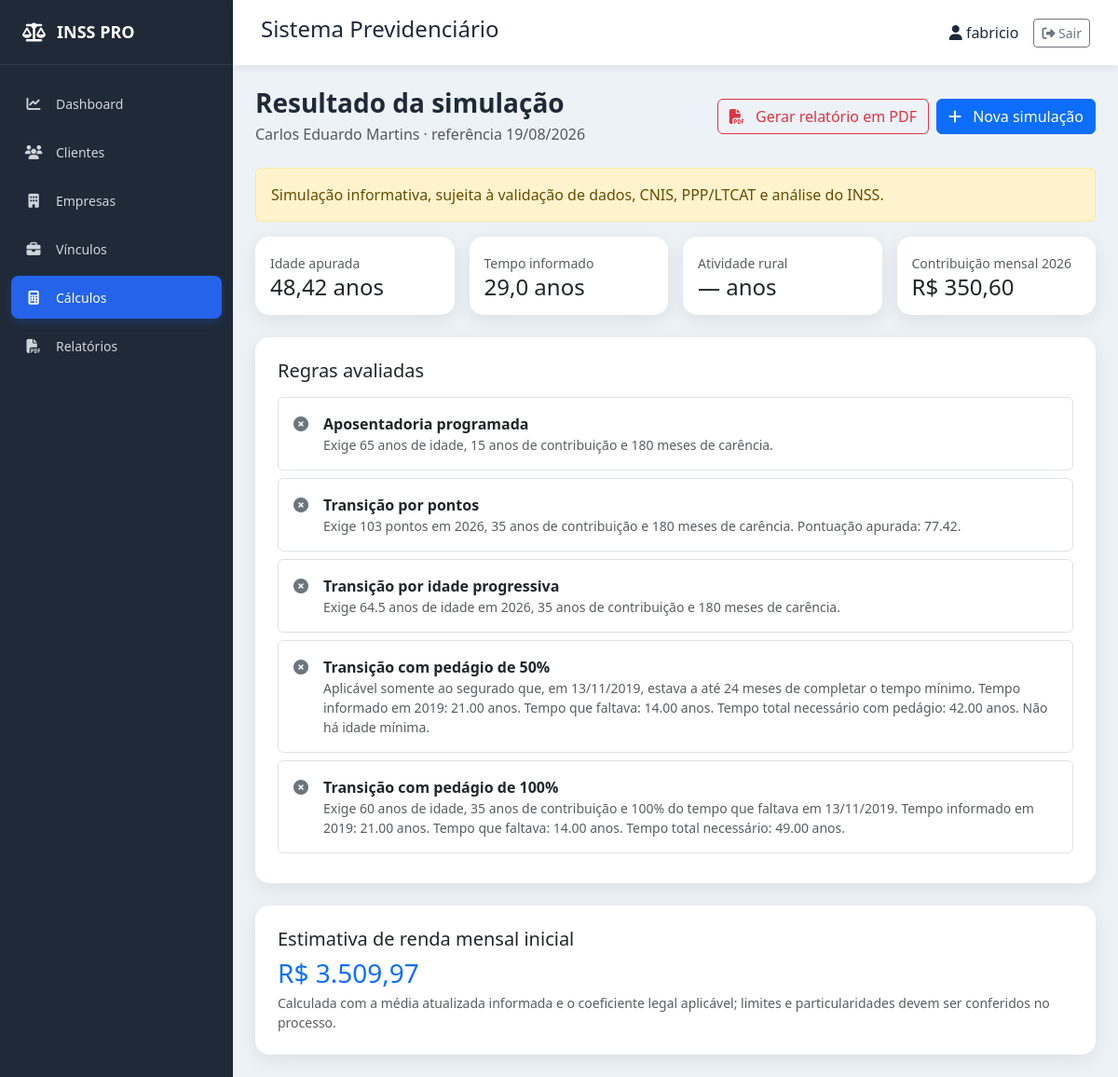
The app's page /calculos/3/ (signed in) with its own data.
### calculos/models.py (models this page shows, shortened)
class Simulacao(models.Model):
    CATEGORIAS = [
        (
            "EMPREGADO",
            "Empregado, doméstico ou avulso",
        ),
        (
            "INDIVIDUAL",
            "Contribuinte individual (20%)",
        ),
        (
            "SIMPLIFICADO",
            "Facultativo / plano simplificado (11%)",
        ),
        (
            "MEI",
            "MEI / facultativo baixa renda (5%)",
        ),
    ]
    cliente = models.ForeignKey(
        Cliente,
        on_delete=models.PROTECT,
        related_name="simulacoes",
    )
    data_referencia = models.DateField()
    filiado_antes_reforma = models.BooleanField(
        default=False
    )
    carencia_meses = models.PositiveIntegerField(
        help_text="Quantidade de contribuições válidas para carência."
    )
    contribuicao_meses = models.PositiveIntegerField(
        help_text="Tempo total de contribuição em meses."
    )
    contribuicao_em_2019_meses = models.PositiveIntegerField(
        default=0,
        help_text="Tempo de contribuição apurado em 13/11/2019."
    )
    salario_medio_atualizado = models.DecimalField(
        max_digits=12,
        decimal_places=2,
        blank=True,
        null=True,
        help_text="Média já atualizada monetariamente pelo CNIS."
    )
    categoria = models.CharField(
        max_length=15,
        choices=CATEGORIAS,
        default="EMPREGADO",
    )
    salario_contribuicao = models.DecimalField(
        max_digits=12,
        decimal_places=2,
        blank=True,
        null=True,
    )
    grau_exposicao = models.PositiveSmallIntegerField(
        choices=[
            (15, "15 anos"),
            (20, "20 anos"),
            (25, "25 anos"),
        ],
        blank=True,
        null=True,
    )
    exposicao_especial_meses = models.PositiveIntegerField(
        default=0,
        help_text="Tempo de efetiva exposição, em meses."
    )
    ppp_comprovado = models.BooleanField(
        default=False,
        help_text="PPP/LTCAT válido para os períodos especiais."
    )
    atividade_rural_meses = models.PositiveIntegerField(
        default=0,
        help_text="Meses de atividade rural comprovável."
    )
    tempo_hibrido_meses = models.PositiveIntegerField(
        default=0,
        help_text="Total de meses urbanos e rurais para a modalidade híbrida."
    )
    comprovacao_rural = models.BooleanField(
        default=False,
        help_text="Documentos/autodeclaração rural disponíveis."
    )
    magisterio_meses = models.PositiveIntegerField(
        default=0,
        help_text="Tempo exclusivo de magistério na educação básica, em meses."
    )
    magisterio_em_2019_meses = models.PositiveIntegerField(
        default=0
    )
    comprovacao_magisterio = models.BooleanField(
        default=False
    )
    grau_deficiencia = models.CharField(
        max_length=10,
        choices=[
            ("LEVE", "Leve"),
            ("MODERADA", "Moderada"),
            ("GRAVE", "Grave"),
        ],
        blank=True,
    )
    deficiencia_meses = models.PositiveIntegerField(
        default=0,
        help_text="Tempo de contribuição na condição de pessoa com deficiência."
    )
    deficiencia_reconhecida = models.BooleanField(
        default=False,
        help_text="Grau reconhecido em avaliação médico-social do INSS."
    )
    resultado = models.JSONField(
        default=dict,
        editable=False,
    )
    criado_em = models.DateTimeField(
        auto_now_add=True
    )
    class Meta:
        ordering = ["-criado_em"]
        verbose_name = "Simulação"
        verbose_name_plural = "Simulações"

### clientes/models.py (models this page shows)
class Cliente(models.Model):
    SEXO = [
        ("M", "Masculino"),
        ("F", "Feminino"),
    ]
    ESTADO_CIVIL = [
        ("Solteiro", "Solteiro"),
        ("Casado", "Casado"),
        ("Divorciado", "Divorciado"),
        ("Viúvo", "Viúvo"),
        ("União Estável", "União Estável"),
    ]
    nome = models.CharField(
        max_length=200
    )
    cpf = models.CharField(
        max_length=14,
        unique=True
    )
    rg = models.CharField(
        max_length=20,
        blank=True
    )
    nascimento = models.DateField()
    sexo = models.CharField(
        max_length=1,
        choices=SEXO
    )
    estado_civil = models.CharField(
        max_length=20,
        choices=ESTADO_CIVIL,
        blank=True
    )
    telefone = models.CharField(
        max_length=20,
        blank=True
    )
    celular = models.CharField(
        max_length=20,
        blank=True
    )
    email = models.EmailField(
        blank=True
    )
    cep = models.CharField(
        max_length=10,
        blank=True
    )
    endereco = models.CharField(
        max_length=200,
        blank=True
    )
    numero = models.CharField(
        max_length=10,
        blank=True
    )
    complemento = models.CharField(
        max_length=100,
        blank=True
    )
    bairro = models.CharField(
        max_length=100,
        blank=True
    )
    cidade = models.CharField(
        max_length=100,
        blank=True
    )
    estado = models.CharField(
        max_length=2,
        blank=True
    )
    pis = models.CharField(
        max_length=20,
        blank=True
    )
    beneficio = models.CharField(
        max_length=30,
        blank=True
    )
    observacoes = models.TextField(
        blank=True
    )
    criado_em = models.DateTimeField(
        auto_now_add=True
    )
    atualizado_em = models.DateTimeField(
        auto_now=True
    )
    class Meta:
        ordering = ["nome"]
        verbose_name = "Cliente"
        verbose_name_plural = "Clientes"
    def __str__(self):
        return self.nome

### calculos/views.py (the view)
# urls.py: path("calculos/<int:pk>/", views.detalhe, name="detalhe"),
def detalhe(request, pk):
    simulacao = get_object_or_404(
        Simulacao.objects.select_related("cliente"),
        pk=pk,
    )
    return render(
        request,
        "calculos/detalhe.html",
        {
            "simulacao": simulacao,
        },
    )

### calculos/templatetags/moeda.py (called while the page is built)
@register.filter
def moeda_br(valor):
    if valor in (None, ""):
        return ""
    try:
        numero = Decimal(str(valor))
        if not numero.is_finite():
            return ""
    except (InvalidOperation, TypeError, ValueError):
        return str(valor)
    texto = f"{numero:,.2f}"
    return texto.replace(",", "X").replace(".", ",").replace("X", ".")

### templates/calculos/detalhe.html
{% extends "base.html" %}
{% load moeda %}
{% block content %}
<div class="page-header d-flex flex-wrap justify-content-between align-items-center gap-3 mb-4">
    <div>
        <h1 class="h3 mb-1">Resultado da simulação</h1>
        <p class="text-muted mb-0">
            {{ simulacao.cliente }} · referência
            {{ simulacao.data_referencia|date:"d/m/Y" }}
        </p>
    </div>
    <div class="d-flex gap-2">
        <a
            href="{% url 'calculos:relatorio' simulacao.pk %}"
            target="_blank"
            rel="noopener"
            class="btn btn-outline-danger"
        >
            <i class="fa-solid fa-file-pdf me-2"></i>
            Gerar relatório em PDF
        </a>
        <a href="{% url 'calculos:nova' %}" class="btn btn-primary">
            <i class="fa-solid fa-plus me-2"></i>
            Nova simulação
        </a>
    </div>
</div>
<div class="alert alert-warning">
    Simulação informativa, sujeita à validação de dados, CNIS, PPP/LTCAT
    e análise do INSS.
</div>
<div class="row g-3 mb-4">
    <div class="col-md-3">
        <div class="card content-card">
            <div class="card-body">
                <small class="text-muted">Idade apurada</small>
                <h2 class="h4 mb-0">
                    {{ simulacao.resultado.idade_anos }} anos
                </h2>
            </div>
        </div>
    </div>
    <div class="col-md-3">
        <div class="card content-card">
            <div class="card-body">
                <small class="text-muted">Tempo informado</small>
                <h2 class="h4 mb-0">
                    {{ simulacao.resultado.anos_contribuicao }} anos
                </h2>
            </div>
        </div>
    </div>
    <div class="col-md-3">
        <div class="card content-card">
            <div class="card-body">
                <small class="text-muted">Atividade rural</small>
                <h2 class="h4 mb-0">
                    {{ simulacao.resultado.anos_rural|default:"—" }} anos
                </h2>
            </div>
        </div>
    </div>
    <div class="col-md-3">
        <div class="card content-card">
            <div class="card-body">
                <small class="text-muted">Contribuição mensal 2026</small>
                <h2 class="h4 mb-0">
                    {% if simulacao.resultado.contribuicao_mensal %}
                        R$ {{ simulacao.resultado.contribuicao_mensal|moeda_br }}
                    {% else %}
                        —
                    {% endif %}
                </h2>
            </div>
        </div>
    </div>
</div>
<div class="card content-card mb-4">
    <div class="card-body p-4">
        <h2 class="h5 mb-3">Regras avaliadas</h2>
        {% for regra in simulacao.resultado.regras %}
            <div class="border rounded p-3 mb-2 d-flex gap-3">
                <i
                    class="fa-solid
                    {% if regra.elegivel %}
                        fa-circle-check text-success
                    {% else %}
                        fa-circle-xmark text-secondary
                    {% endif %}
                    mt-1"
                ></i>
                <div>
                    <strong>{{ regra.nome }}</strong>
                    <div class="small text-muted">
                        {{ regra.motivo }}
                    </div>
                </div>
            </div>
        {% endfor %}
    </div>
</div>
<div class="card content-card">
    <div class="card-body p-4">
        <h2 class="h5 mb-2">Estimativa de renda mensal inicial</h2>
        {% if simulacao.resultado.estimativa_beneficio %}
            <p class="h3 text-primary mb-1">
                R$ {{ simulacao.resultado.estimativa_beneficio|moeda_br }}
            </p>
            <p class="small text-muted mb-0">
                Calculada com a média atualizada informada e o coeficiente legal
                aplicável; limites e particularidades devem ser conferidos no
                processo.
            </p>
        {% elif simulacao.resultado.aviso_estimativa_beneficio %}
            <p class="text-warning mb-0">
                {{ simulacao.resultado.aviso_estimativa_beneficio }}
            </p>
        {% else %}
            <p class="text-muted mb-0">
                Informe a média dos salários de contribuição já atualizada para
                obter uma estimativa.
            </p>
        {% endif %}
    </div>
</div>
{% endblock %}

### templates/navbar.html (shortened to what this page needs)
<div class="topbar">
    <h4>Sistema Previdenciário</h4>
    <div class="d-flex align-items-center gap-3">
        <span>
            <i class="fa-solid fa-user"></i>
            {{ request.user.username }}
        </span>
        <form method="post" action="{% url 'logout' %}" class="m-0">
            <button type="submit"
                    class="btn btn-outline-secondary btn-sm">
                <i class="fa-solid fa-right-from-bracket"></i>
                Sair
            </button>
        </form>
    </div>
</div>

### static/css/style.css (style rules this page uses)
* { margin: 0; padding: 0; box-sizing: border-box; }
body { font-family: "Segoe UI", Arial, sans-serif; background: #edf2f7; color: #1f2937; }
.topbar { height: 70px; background: white; box-shadow: 0 2px 10px rgba(0, 0, 0, 0.08); display: flex; align-items: center; justify-content: space-between; padding: 0 30px; }
.page-header h1 { font-weight: 700; }
.content-card { border: none; border-radius: 15px; box-shadow: 0 5px 20px rgba(0, 0, 0, 0.08); }

### records on screen
Simulacao: cliente "Carlos Eduardo Martins", data_referencia "19/08/2026", resultado.idade_anos "48,42", resultado.anos_contribuicao "29,0", resultado.anos_rural "—", resultado.contribuicao_mensal|moeda_br "350,60", resultado.estimativa_beneficio|moeda_br "3.509,97"

### other values on screen
{{ request.user.username }} "fabricio"
{{ regra.nome }} "Aposentadoria programada" "Transição por pontos" "Transição por idade progressiva" "Transição com pedágio de 50%" "Transição com pedágio de 100%"
{{ regra.motivo }} "Exige 65 anos de idade, 15 anos de contribuição e 180 meses de carência." "Exige 103 pontos em 2026, 35 anos de contribuição e 180 meses de carência. Pontuação apurada: 77.42." "Exige 64.5 anos de idade em 2026, 35 anos de contribuição e 180 meses de carência." "Exige 60 anos de idade, 35 anos de contribuição e 100% do tempo que faltava em 13/11/2019. Tempo informado em 2019: 21.00 anos. Tempo que faltava: 14.00 anos. Tempo total necessário: 49.00 anos."
